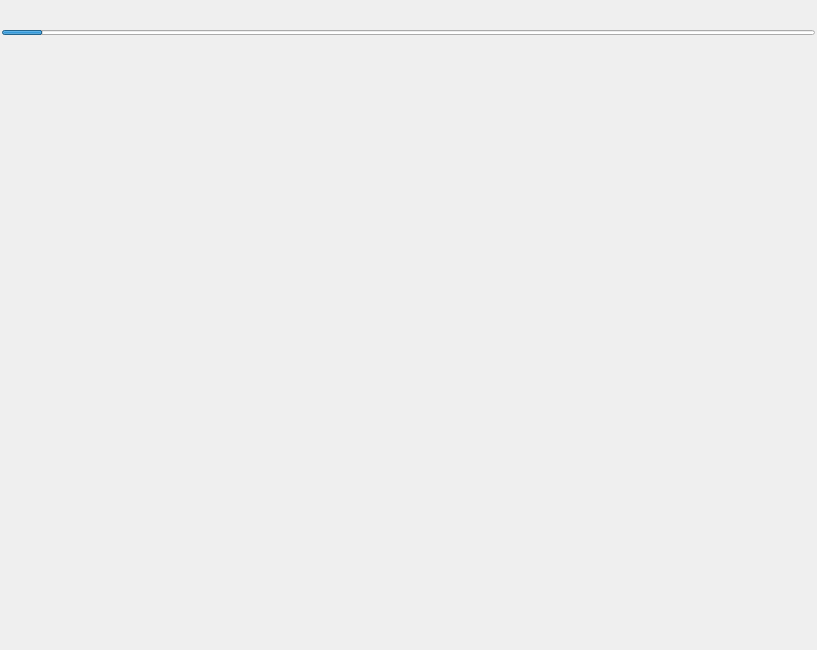
<?xml version="1.0" encoding="UTF-8"?>
<ui version="4.0">
 <class>WebPageWidget</class>
 <widget class="QWidget" name="WebPageWidget">
  <property name="geometry">
   <rect>
    <x>0</x>
    <y>0</y>
    <width>817</width>
    <height>650</height>
   </rect>
  </property>
  <property name="windowTitle">
   <string>Form</string>
  </property>
  <layout class="QVBoxLayout" name="verticalLayout">
   <property name="spacing">
    <number>2</number>
   </property>
   <property name="leftMargin">
    <number>2</number>
   </property>
   <property name="topMargin">
    <number>2</number>
   </property>
   <property name="rightMargin">
    <number>2</number>
   </property>
   <property name="bottomMargin">
    <number>0</number>
   </property>
   <item>
    <widget class="UrlAddressBar" name="Url_widget" native="true">
     <property name="minimumSize">
      <size>
       <width>0</width>
       <height>26</height>
      </size>
     </property>
     <property name="maximumSize">
      <size>
       <width>16777215</width>
       <height>26</height>
      </size>
     </property>
    </widget>
   </item>
   <item>
    <widget class="QProgressBar" name="Loading_progressBar">
     <property name="maximumSize">
      <size>
       <width>16777215</width>
       <height>5</height>
      </size>
     </property>
     <property name="value">
      <number>5</number>
     </property>
     <property name="textVisible">
      <bool>false</bool>
     </property>
    </widget>
   </item>
   <item>
    <widget class="QWebEngineViewEx" name="Web_widget" native="true"/>
   </item>
  </layout>
 </widget>
 <customwidgets>
  <customwidget>
   <class>UrlAddressBar</class>
   <extends>QWidget</extends>
   <header>UrlAddressBar.h</header>
   <container>1</container>
  </customwidget>
  <customwidget>
   <class>QWebEngineViewEx</class>
   <extends>QWidget</extends>
   <header>QWebEngineViewEx.h</header>
   <container>1</container>
  </customwidget>
 </customwidgets>
 <resources/>
 <connections/>
</ui>
